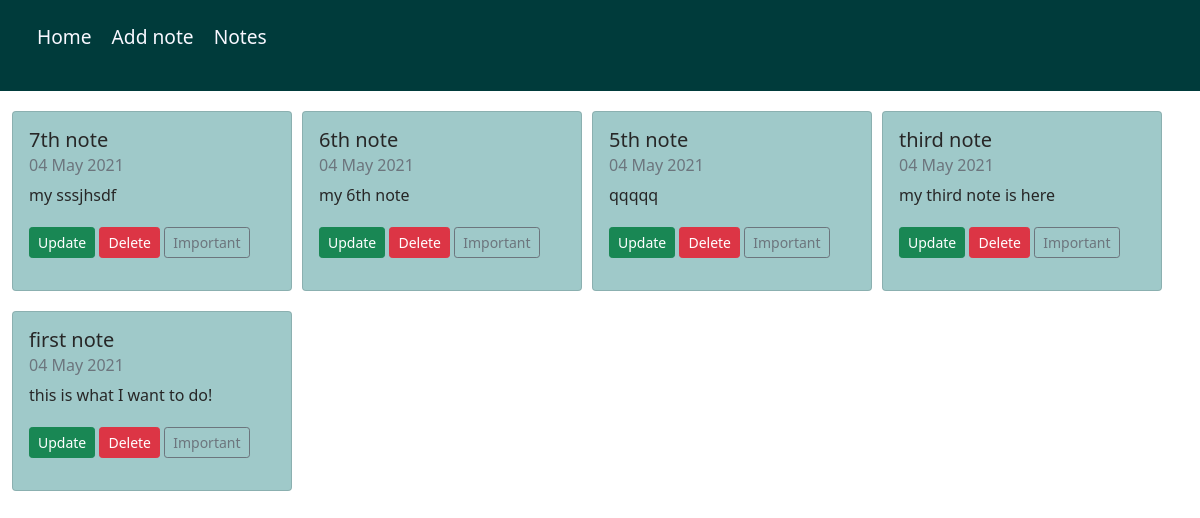
The app's page /notes/, older data.
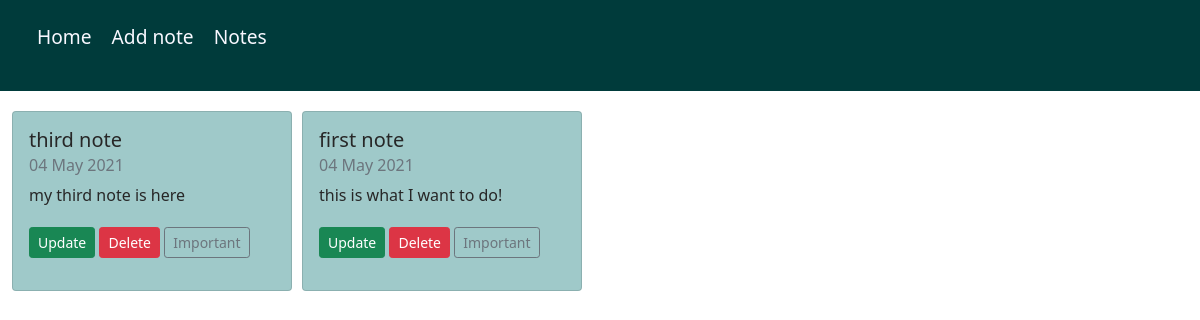
The same page, newer data.
### notes/models.py (models this page shows, shortened)
class Notes(models.Model):
    note_title = models.CharField(max_length=30)
    note_content = models.TextField()
    date_created = models.DateTimeField(auto_now=True)
    class Meta:
        verbose_name_plural = 'Notes'

### notes/views.py (the view)
# urls.py: path('',include('notes.urls')),
def notes(request):
    context= {
        'notes' : Notes.objects.all().order_by('-date_created')
    }
    return render(request, 'notes/notes.html', context)

### notes/templates/notes/notes.html
{% extends 'notes/layout.html' %}
{% block content %}
    {% for note in notes %}
        <div class="card box ">
            <div class="card-body">
                <h5 class="card-title">{{ note.note_title }}</h5>
                <h6 class="card-subtitle mb-2 text-muted">{{ note.date_created|date:"d M Y"}}</h6>
                <p class="card-text ml-1">{{ note.note_content}}</p>
                <a href="{% url 'notes-update' note.pk %}" class="btn btn-success btn-sm mt-1 mb-1">Update</a>
                <a href="{% url 'notes-delete' note.pk %}" class="btn btn-danger btn-sm mt-1 mb-1">Delete</a>
                <button class="btn btn-outline-secondary btn-sm mt-1 mb-1 important">Important</button>
            </div>
        </div>
    {% endfor %}
{% endblock %}

Row changes from the older to the newer data that the page shows:
removed Notes: note_title "7th note", date_created "04 May 2021", note_content "my sssjhsdf"
removed Notes: note_title "6th note", date_created "04 May 2021", note_content "my 6th note"
removed Notes: note_title "5th note", date_created "04 May 2021", note_content "qqqqq"
